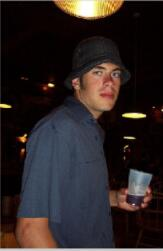
//> input picture 图像处理算法/HOG特征提取实验/HOG行人检测/HOGvisualize-行人检测/opencvtest/1.jpg, 163 x 251 px
$ ./main   (built with g++ and OpenCV 4)
//> lines starting //> are read from the running program, lines starting //| are printed output that depends on the picture
#include "opencvtest.h"

using namespace std;
using namespace cv;

// HOGDescriptor visual_imagealizer
// adapted for arbitrary size of feature sets and training images
Mat get_hogdescriptor_visual_image(Mat& origImg,
	vector<float>& descriptorValues,//hog特征向量
	Size winSize,//图片窗口大小
	Size cellSize,
	int scaleFactor,//缩放背景图像的比例
	double viz_factor)//缩放hog特征的线长比例
{
	Mat visual_image;//最后可视化的图像大小
	resize(origImg, visual_image, Size(origImg.cols*scaleFactor, origImg.rows*scaleFactor));

	int gradientBinSize = 9;
	// dividing 180° into 9 bins, how large (in rad) is one bin?
	float radRangeForOneBin = 3.14/(float)gradientBinSize; //pi=3.14对应180°

	// prepare data structure: 9 orientation / gradient strenghts for each cell
	int cells_in_x_dir = winSize.width / cellSize.width;//x方向上的cell个数
	int cells_in_y_dir = winSize.height / cellSize.height;//y方向上的cell个数
	int totalnrofcells = cells_in_x_dir * cells_in_y_dir;//cell的总个数
	//注意此处三维数组的定义格式
	//int ***b;
	//int a[2][3][4];
	//int (*b)[3][4] = a;
	//gradientStrengths[cells_in_y_dir][cells_in_x_dir][9]
	float*** gradientStrengths = new float**[cells_in_y_dir];
	int** cellUpdateCounter   = new int*[cells_in_y_dir];
	for (int y=0; y<cells_in_y_dir; y++)
	{
		gradientStrengths[y] = new float*[cells_in_x_dir];
		cellUpdateCounter[y] = new int[cells_in_x_dir];
		for (int x=0; x<cells_in_x_dir; x++)
		{
			gradientStrengths[y][x] = new float[gradientBinSize];
			cellUpdateCounter[y][x] = 0;

			for (int bin=0; bin<gradientBinSize; bin++)
				gradientStrengths[y][x][bin] = 0.0;//把每个cell的9个bin对应的梯度强度都初始化为0
		}
	}

	// nr of blocks = nr of cells - 1
	// since there is a new block on each cell (overlapping blocks!) but the last one
	//相当于blockstride = (8,8)
	int blocks_in_x_dir = cells_in_x_dir - 1;
	int blocks_in_y_dir = cells_in_y_dir - 1;

	// compute gradient strengths per cell
	int descriptorDataIdx = 0;
	int cellx = 0;
	int celly = 0;

	for (int blockx=0; blockx<blocks_in_x_dir; blockx++)
	{
		for (int blocky=0; blocky<blocks_in_y_dir; blocky++)
		{
			// 4 cells per block ...
			for (int cellNr=0; cellNr<4; cellNr++)
			{
				// compute corresponding cell nr
				int cellx = blockx;
				int celly = blocky;
				if (cellNr==1) celly++;
				if (cellNr==2) cellx++;
				if (cellNr==3)
				{
					cellx++;
					celly++;
				}

				for (int bin=0; bin<gradientBinSize; bin++)
				{
					float gradientStrength = descriptorValues[ descriptorDataIdx ];
					descriptorDataIdx++;

					gradientStrengths[celly][cellx][bin] += gradientStrength;//因为C是按行存储

				} // for (all bins)


				// note: overlapping blocks lead to multiple updates of this sum!
				// we therefore keep track how often a cell was updated,
				// to compute average gradient strengths
				cellUpdateCounter[celly][cellx]++;//由于block之间有重叠，所以要记录哪些cell被多次计算了

			} // for (all cells)


		} // for (all block x pos)
	} // for (all block y pos)


	// compute average gradient strengths
	for (int celly=0; celly<cells_in_y_dir; celly++)
	{
		for (int cellx=0; cellx<cells_in_x_dir; cellx++)
		{

			float NrUpdatesForThisCell = (float)cellUpdateCounter[celly][cellx];

			// compute average gradient strenghts for each gradient bin direction
			for (int bin=0; bin<gradientBinSize; bin++)
			{
				gradientStrengths[celly][cellx][bin] /= NrUpdatesForThisCell;
			}
		}
	}


	cout << "winSize = " << winSize << endl;
	cout << "cellSize = " << cellSize << endl;
	cout << "blockSize = " << cellSize*2<< endl;
	cout << "blockNum = " << blocks_in_x_dir<<"×"<<blocks_in_y_dir << endl;
	cout << "descriptorDataIdx = " << descriptorDataIdx << endl;

	// draw cells
	for (int celly=0; celly<cells_in_y_dir; celly++)
	{
		for (int cellx=0; cellx<cells_in_x_dir; cellx++)
		{
			int drawX = cellx * cellSize.width;
			int drawY = celly * cellSize.height;

			int mx = drawX + cellSize.width/2;
			int my = drawY + cellSize.height/2;

			rectangle(visual_image,
				Point(drawX*scaleFactor,drawY*scaleFactor),
				Point((drawX+cellSize.width)*scaleFactor,
				(drawY+cellSize.height)*scaleFactor),
				CV_RGB(0,0,0),//cell框线的颜色
				1);

			// draw in each cell all 9 gradient strengths
			for (int bin=0; bin<gradientBinSize; bin++)
			{
				float currentGradStrength = gradientStrengths[celly][cellx][bin];

				// no line to draw?
				if (currentGradStrength==0)
					continue;

				float currRad = bin * radRangeForOneBin + radRangeForOneBin/2;//取每个bin里的中间值，如10°,30°,...,170°.

				float dirVecX = cos( currRad );
				float dirVecY = sin( currRad );
				float maxVecLen = cellSize.width/2;
				float scale = viz_factor; // just a visual_imagealization scale,
				// to see the lines better

				// compute line coordinates
				float x1 = mx - dirVecX * currentGradStrength * maxVecLen * scale;
				float y1 = my - dirVecY * currentGradStrength * maxVecLen * scale;
				float x2 = mx + dirVecX * currentGradStrength * maxVecLen * scale;
				float y2 = my + dirVecY * currentGradStrength * maxVecLen * scale;

				// draw gradient visual_imagealization
				line(visual_image,
					Point(x1*scaleFactor,y1*scaleFactor),
					Point(x2*scaleFactor,y2*scaleFactor),
					CV_RGB(255,255,255),//HOG可视化的cell的颜色
					1);

			} // for (all bins)

		} // for (cellx)
	} // for (celly)


	// don't forget to free memory allocated by helper data structures!
	for (int y=0; y<cells_in_y_dir; y++)
	{
		for (int x=0; x<cells_in_x_dir; x++)
		{
			delete[] gradientStrengths[y][x];
		}
		delete[] gradientStrengths[y];
		delete[] cellUpdateCounter[y];
	}
	delete[] gradientStrengths;
	delete[] cellUpdateCounter;

	return visual_image;//返回最终的HOG可视化图像

}


int main()
{

	HOGDescriptor hog;//使用的是默认的hog参数
	/*
	HOGDescriptor(Size win_size=Size(64, 128), Size block_size=Size(16, 16), Size block_stride=Size(8, 8),
	Size cell_size=Size(8, 8), int nbins=9, double win_sigma=DEFAULT_WIN_SIGMA(DEFAULT_WIN_SIGMA=-1),
	double threshold_L2hys=0.2, bool gamma_correction=true, int nlevels=DEFAULT_NLEVELS)

	Parameters:
	win_size – Detection window size. Align to block size and block stride.
	block_size – Block size in pixels. Align to cell size. Only (16,16) is supported for now.
	block_stride – Block stride. It must be a multiple of cell size.
	cell_size – Cell size. Only (8, 8) is supported for now.
	nbins – Number of bins. Only 9 bins per cell are supported for now.
	win_sigma – Gaussian smoothing window parameter.
	threshold_L2hys – L2-Hys normalization method shrinkage.
	gamma_correction – Flag to specify whether the gamma correction preprocessing is required or not.
	nlevels – Maximum number of detection window increases.
	*/
	//对于128*80的图片，blockstride = 8,15*9的block，2*2*9*15*9 = 4860

	int width = 128;
	int height = 128;
	hog.winSize=Size(width,height);
	//hog.cellSize = Size(4, 4);
	//hog.blockStride(4);
	//hog.blockSize(2);
	vector<float> des;//HOG特征向量
	Mat src = imread("1.jpg");
//> src is the input picture: 251 rows x 163 cols, CV_8UC3; mean B, G, R 35.3, 35.6, 44
	src.resize(128, 128);
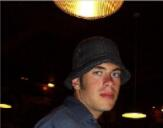
//> src: 128 rows x 163 cols, CV_8UC3; mean B, G, R 21, 26.3, 37.4
	Mat dst ;
	resize(src,dst,Size(width,height));//规范图像尺寸
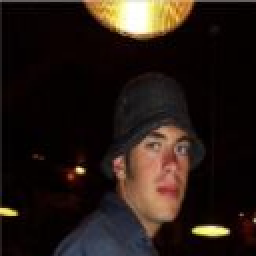
//> dst: 128 rows x 128 cols, CV_8UC3 (shown 2 times larger); mean B, G, R 21, 26.4, 37.4
	imshow("src",src);
	hog.compute(dst,des);//计算hog特征
//> des = 8100 values, max 0.59 at index 7722, min 0 at index 84, mean 0.129
	Mat background = Mat::zeros(Size(width,height),CV_8UC1);//设置黑色背景图，因为要用白色绘制hog特征

	Mat d = get_hogdescriptor_visual_image(background,des,hog.winSize,hog.cellSize,3,2.5);
//> in get_hogdescriptor_visual_image, `int cells_in_x_dir = winSize.width / cellSize.width;`: cells_in_x_dir = 16
//> in get_hogdescriptor_visual_image, `int totalnrofcells = cells_in_x_dir * cells_in_y_dir;`: totalnrofcells = 256
//> the loop in get_hogdescriptor_visual_image, `for (int y=0; y<cells_in_y_dir; y++)` made 16 passes
//> in get_hogdescriptor_visual_image, `int blocks_in_x_dir = cells_in_x_dir - 1;`: blocks_in_x_dir = 15
//> the loop in get_hogdescriptor_visual_image, `for (int blockx=0; blockx<blocks_in_x_dir; blockx++)` made 15 passes
//> descriptorDataIdx on passes 1 to 12: 540, 1080, 1620, 2160, 2700, 3240, 3780, 4320, 4860, 5400, 5940, 6480
//> after the loop in get_hogdescriptor_visual_image, `for (int blockx=0; blockx<blocks_in_x_dir; blockx++)`: descriptorDataIdx = 8100; cellx = 0
//> the loop in get_hogdescriptor_visual_image, `for (int celly=0; celly<cells_in_y_dir; celly++)` made 16 passes
//| cellSize = [8 x 8]
//| blockSize = [16 x 16]
//| blockNum = 15×15
//| descriptorDataIdx = 8100
//> after the loop in get_hogdescriptor_visual_image, `for (int celly=0; celly<cells_in_y_dir; celly++)`:
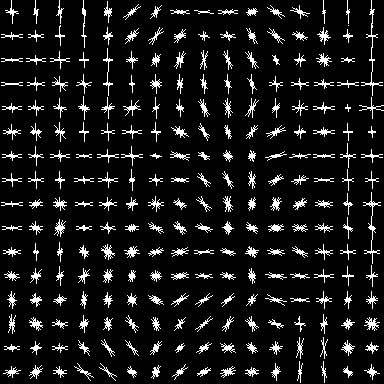
//> visual_image: 384 rows x 384 cols, CV_8UC1; 9.3% white in thin lines or dots
	imshow("dst",d);
	imwrite("hogvisualize.jpg",d);
	waitKey();

	 return 0;
}

$ run again, with 图像处理算法/HOG特征提取实验/HOG行人检测/HOGvisualize-行人检测/opencvtest/01.jpg copied over 图像处理算法/HOG特征提取实验/HOG行人检测/HOGvisualize-行人检测/opencvtest/1.jpg
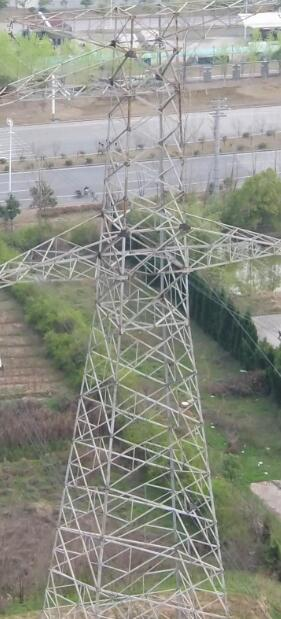
//> input picture 图像处理算法/HOG特征提取实验/HOG行人检测/HOGvisualize-行人检测/opencvtest/01.jpg, 281 x 619 px
//> src is the input picture: 619 rows x 281 cols, CV_8UC3; mean B, G, R 135, 144.6, 142.9
//> src: 128 rows x 281 cols, CV_8UC3
//> `resize(src,dst,Size(width,height));`:
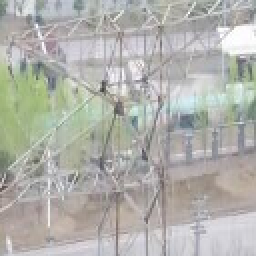
//> dst: 128 rows x 128 cols, CV_8UC3 (shown 2 times larger); mean B, G, R 171.7, 177.2, 176.8
//> des = 8100 values, max 0.403 at index 7491, min 0.00243 at index 7478, mean 0.148
//> cells_in_x_dir = 16
//> totalnrofcells = 256
//> the loop in get_hogdescriptor_visual_image, `for (int y=0; y<cells_in_y_dir; y++)` made 16 passes
//> blocks_in_x_dir = 15
//> the loop in get_hogdescriptor_visual_image, `for (int blockx=0; blockx<blocks_in_x_dir; blockx++)` made 15 passes
//> descriptorDataIdx on passes 1 to 8: 540, 1080, 1620, 2160, 2700, 3240, 3780, 4320
//> after the loop in get_hogdescriptor_visual_image, `for (int blockx=0; blockx<blocks_in_x_dir; blockx++)`: descriptorDataIdx = 8100; cellx = 0
//> the loop in get_hogdescriptor_visual_image, `for (int celly=0; celly<cells_in_y_dir; celly++)` made 16 passes
//| cellSize = [8 x 8]
//| blockSize = [16 x 16]
//| blockNum = 15×15
//| descriptorDataIdx = 8100
//> after the loop in get_hogdescriptor_visual_image, `for (int celly=0; celly<cells_in_y_dir; celly++)`:
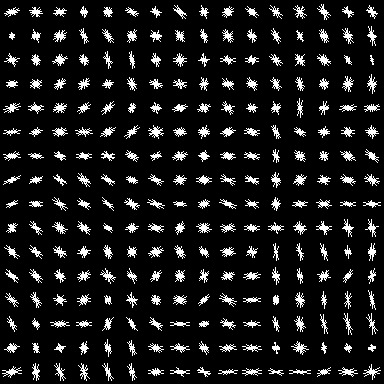
//> visual_image: 384 rows x 384 cols, CV_8UC1; 10.3% white in thin lines or dots
